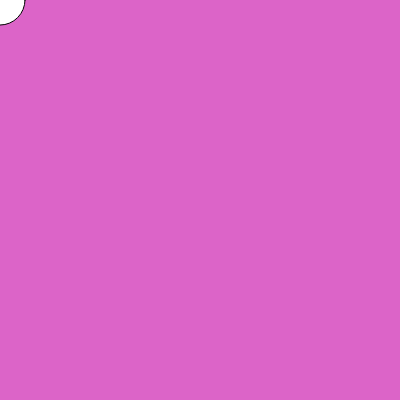
Frame 1 (no input)
Frame 60 (no input): identical to frame 1, image omitted
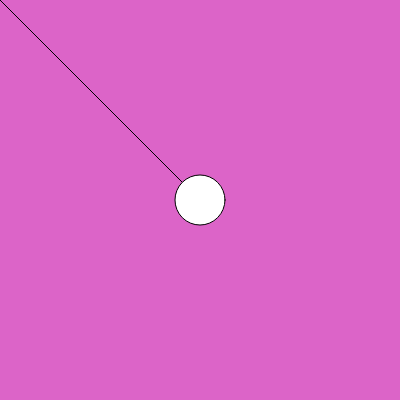
Frame 120 (the mouse pressed at the canvas centre since frame 60)

The p5.js sketch that drew these frames (run headless with seeded random() and noise() and a simulated clock; from frame 60 on, the mouse is pressed at the canvas centre):

// p5.js sketch
// ── sketch.js
function setup() {
  createCanvas(400, 400);
  //background(220,100,200);
  //line winthout erasing
}

function draw() // loop forever
{
  background(220,100,200); // line with erasing
  //line (0,0,200,200) // static line
  line(0,0,mouseX, mouseY) // dynamice line follows cursor

  ellipse(mouseX, mouseY, 50,50) // ellipse follow mouse position

}
